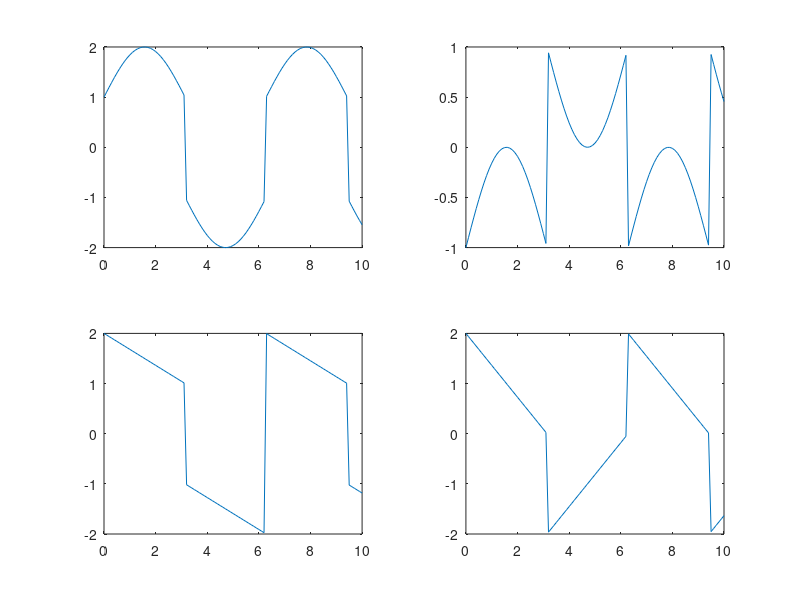

Here is the MATLAB script that generated this plot:
%after manually creating waves to discover how they are built, I learned
%MATLAB has built in functions.
t = 0:.1:10;
w = sin(t);
x = square(t);
y = sawtooth(t);
%this generates a triangular wave
z = sawtooth(t, 0.5);


%After playing around with waveform manipulation, I found some interesting
%looking waveforms.
subplot(2,2,1);
plot(t,w+x);
%This displays a sine wave with an offset of a square wave
subplot(2,2,2);
plot(t,w-x);
%The value of the sine wave is subtracted from the horizontal sections of
%the square wave.
%The sine wave cannot alter the vertical portions of the square wave
subplot(2,2,3);
plot(t,x-y);
%The sawtooth wave is subtracted from the square wave, but has an opposite
%sine, therefore it adds to the amplitude
subplot(2,2,4);
plot(t,x-z);
%The triangular wave is subtracted from the square wave. The triangular
%wave sign change is offset from that of the square wave, which is how a
%zero amplitude is achieved.
